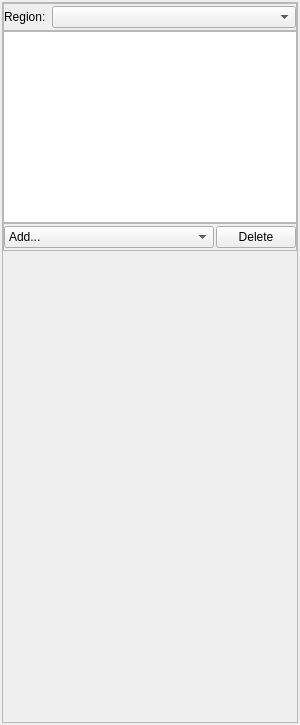
<?xml version="1.0" encoding="UTF-8"?>
<ui version="4.0">
 <class>SceneEditorWidget</class>
 <widget class="QWidget" name="SceneEditorWidget">
  <property name="geometry">
   <rect>
    <x>0</x>
    <y>0</y>
    <width>300</width>
    <height>725</height>
   </rect>
  </property>
  <property name="sizePolicy">
   <sizepolicy hsizetype="Preferred" vsizetype="Expanding">
    <horstretch>0</horstretch>
    <verstretch>0</verstretch>
   </sizepolicy>
  </property>
  <property name="windowTitle">
   <string>Scene Editor</string>
  </property>
  <layout class="QVBoxLayout" name="verticalLayout">
   <property name="spacing">
    <number>2</number>
   </property>
   <property name="margin">
    <number>2</number>
   </property>
   <item>
    <widget class="QScrollArea" name="scrollArea">
     <property name="sizePolicy">
      <sizepolicy hsizetype="Expanding" vsizetype="Expanding">
       <horstretch>0</horstretch>
       <verstretch>0</verstretch>
      </sizepolicy>
     </property>
     <property name="horizontalScrollBarPolicy">
      <enum>Qt::ScrollBarAsNeeded</enum>
     </property>
     <property name="widgetResizable">
      <bool>true</bool>
     </property>
     <widget class="QWidget" name="scrollAreaWidgetContents">
      <property name="geometry">
       <rect>
        <x>0</x>
        <y>0</y>
        <width>294</width>
        <height>719</height>
       </rect>
      </property>
      <layout class="QVBoxLayout" name="verticalLayout_2">
       <property name="spacing">
        <number>0</number>
       </property>
       <property name="margin">
        <number>0</number>
       </property>
       <item>
        <widget class="QFrame" name="region_frame">
         <property name="frameShape">
          <enum>QFrame::StyledPanel</enum>
         </property>
         <property name="frameShadow">
          <enum>QFrame::Raised</enum>
         </property>
         <layout class="QFormLayout" name="formLayout">
          <property name="leftMargin">
           <number>0</number>
          </property>
          <property name="topMargin">
           <number>2</number>
          </property>
          <property name="rightMargin">
           <number>0</number>
          </property>
          <property name="bottomMargin">
           <number>2</number>
          </property>
          <item row="0" column="0">
           <widget class="QLabel" name="region_label">
            <property name="text">
             <string>Region:</string>
            </property>
           </widget>
          </item>
          <item row="0" column="1">
           <widget class="RegionChooserWidget" name="region_chooser"/>
          </item>
         </layout>
        </widget>
       </item>
       <item>
        <widget class="QListView" name="graphics_listview">
         <property name="sizePolicy">
          <sizepolicy hsizetype="Expanding" vsizetype="Preferred">
           <horstretch>0</horstretch>
           <verstretch>0</verstretch>
          </sizepolicy>
         </property>
        </widget>
       </item>
       <item>
        <widget class="QFrame" name="frame">
         <property name="frameShape">
          <enum>QFrame::StyledPanel</enum>
         </property>
         <property name="frameShadow">
          <enum>QFrame::Raised</enum>
         </property>
         <layout class="QHBoxLayout" name="horizontalLayout">
          <property name="spacing">
           <number>2</number>
          </property>
          <property name="leftMargin">
           <number>0</number>
          </property>
          <property name="topMargin">
           <number>2</number>
          </property>
          <property name="rightMargin">
           <number>0</number>
          </property>
          <property name="bottomMargin">
           <number>2</number>
          </property>
          <item>
           <widget class="QComboBox" name="add_graphics_combobox">
            <property name="sizePolicy">
             <sizepolicy hsizetype="Expanding" vsizetype="Preferred">
              <horstretch>0</horstretch>
              <verstretch>0</verstretch>
             </sizepolicy>
            </property>
            <item>
             <property name="text">
              <string>Add...</string>
             </property>
            </item>
            <item>
             <property name="text">
              <string>---</string>
             </property>
            </item>
            <item>
             <property name="text">
              <string>point</string>
             </property>
            </item>
            <item>
             <property name="text">
              <string>node points</string>
             </property>
            </item>
            <item>
             <property name="text">
              <string>data points</string>
             </property>
            </item>
            <item>
             <property name="text">
              <string>element points</string>
             </property>
            </item>
            <item>
             <property name="text">
              <string>lines</string>
             </property>
            </item>
            <item>
             <property name="text">
              <string>surfaces</string>
             </property>
            </item>
            <item>
             <property name="text">
              <string>contours</string>
             </property>
            </item>
            <item>
             <property name="text">
              <string>streamlines</string>
             </property>
            </item>
           </widget>
          </item>
          <item>
           <widget class="QPushButton" name="delete_graphics_button">
            <property name="sizePolicy">
             <sizepolicy hsizetype="Preferred" vsizetype="Fixed">
              <horstretch>0</horstretch>
              <verstretch>0</verstretch>
             </sizepolicy>
            </property>
            <property name="text">
             <string>Delete</string>
            </property>
           </widget>
          </item>
         </layout>
        </widget>
       </item>
       <item>
        <widget class="GraphicsEditorWidget" name="graphics_editor" native="true">
         <property name="sizePolicy">
          <sizepolicy hsizetype="Expanding" vsizetype="Expanding">
           <horstretch>0</horstretch>
           <verstretch>0</verstretch>
          </sizepolicy>
         </property>
        </widget>
       </item>
      </layout>
     </widget>
    </widget>
   </item>
  </layout>
 </widget>
 <customwidgets>
  <customwidget>
   <class>RegionChooserWidget</class>
   <extends>QComboBox</extends>
   <header>opencmiss/zincwidgets/regionchooserwidget.h</header>
   <container>1</container>
  </customwidget>
  <customwidget>
   <class>GraphicsEditorWidget</class>
   <extends>QWidget</extends>
   <header>opencmiss/zincwidgets/graphicseditorwidget.h</header>
   <container>1</container>
  </customwidget>
 </customwidgets>
 <resources/>
 <connections>
  <connection>
   <sender>graphics_listview</sender>
   <signal>clicked(QModelIndex)</signal>
   <receiver>SceneEditorWidget</receiver>
   <slot>graphicsListItemClicked(QModelIndex)</slot>
   <hints>
    <hint type="sourcelabel">
     <x>110</x>
     <y>60</y>
    </hint>
    <hint type="destinationlabel">
     <x>122</x>
     <y>218</y>
    </hint>
   </hints>
  </connection>
  <connection>
   <sender>add_graphics_combobox</sender>
   <signal>currentTextChanged(QString)</signal>
   <receiver>SceneEditorWidget</receiver>
   <slot>addGraphicsEntered(QString)</slot>
   <hints>
    <hint type="sourcelabel">
     <x>60</x>
     <y>130</y>
    </hint>
    <hint type="destinationlabel">
     <x>113</x>
     <y>218</y>
    </hint>
   </hints>
  </connection>
  <connection>
   <sender>delete_graphics_button</sender>
   <signal>clicked()</signal>
   <receiver>SceneEditorWidget</receiver>
   <slot>deleteGraphicsClicked()</slot>
   <hints>
    <hint type="sourcelabel">
     <x>135</x>
     <y>150</y>
    </hint>
    <hint type="destinationlabel">
     <x>113</x>
     <y>218</y>
    </hint>
   </hints>
  </connection>
 </connections>
 <slots>
  <slot>graphicsListItemClicked(QModelIndex)</slot>
  <slot>addGraphicsEntered(QString)</slot>
  <slot>deleteGraphicsClicked()</slot>
 </slots>
</ui>
